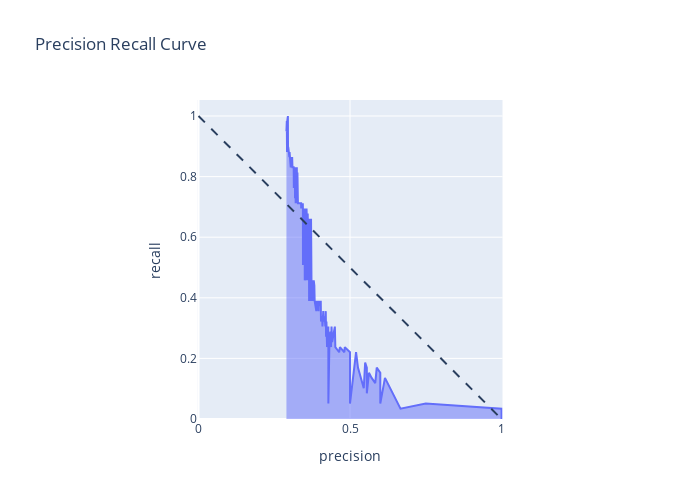

Notebook code for this chart:
### Code cell
precision, recall, thresholds = precision_recall_curve(y_test_target, y_prob[:,0])

thresholds=np.append(thresholds,1)
metrics = pd.DataFrame({'precision': precision, 'recall': recall,'thresholds':thresholds})
fig = px.area(metrics,
    x='precision', y='recall',
    title=f'Precision Recall Curve',
    labels=dict(y='Recall', x='Precision'),
    width=700, height=500,
    hover_data='thresholds'
)
fig.add_shape(
    type='line', line=dict(dash='dash'),
    x0=0, y0=1, x1=1, y1=0
)

fig.update_yaxes(scaleanchor="x", scaleratio=1)
fig.update_xaxes(constrain='domain')
fig.show()

### Figure 1 — Plotly figure (JSON) as saved in the notebook; plotly's stock layout.template omitted (floating-point values rounded to 4 significant figures; data arrays with more than 128 entries replaced by an {"elided": "..."} marker saying what was removed)
{"data": [{"customdata": {"elided": "201x1 float values"}, "fillpattern": {"shape": ""}, "hovertemplate": "precision=%{x}<br>recall=%{y}<br>thresholds=%{customdata[0]}<extra></extra>", "legendgroup": "", "line": {"color": "#636efa"}, "marker": {"symbol": "circle"}, "mode": "lines", "name": "", "orientation": "v", "showlegend": false, "stackgroup": "1", "type": "scatter", "x": {"elided": "201 float values"}, "xaxis": "x", "y": {"elided": "201 float values"}, "yaxis": "y"}], "layout": {"height": 500, "legend": {"tracegroupgap": 0}, "shapes": [{"line": {"dash": "dash"}, "type": "line", "x0": 0, "x1": 1, "y0": 1, "y1": 0}], "title": {"text": "Precision Recall Curve"}, "width": 700, "xaxis": {"anchor": "y", "constrain": "domain", "domain": [0, 1], "title": {"text": "precision"}}, "yaxis": {"anchor": "x", "domain": [0, 1], "scaleanchor": "x", "scaleratio": 1, "title": {"text": "recall"}}}}
